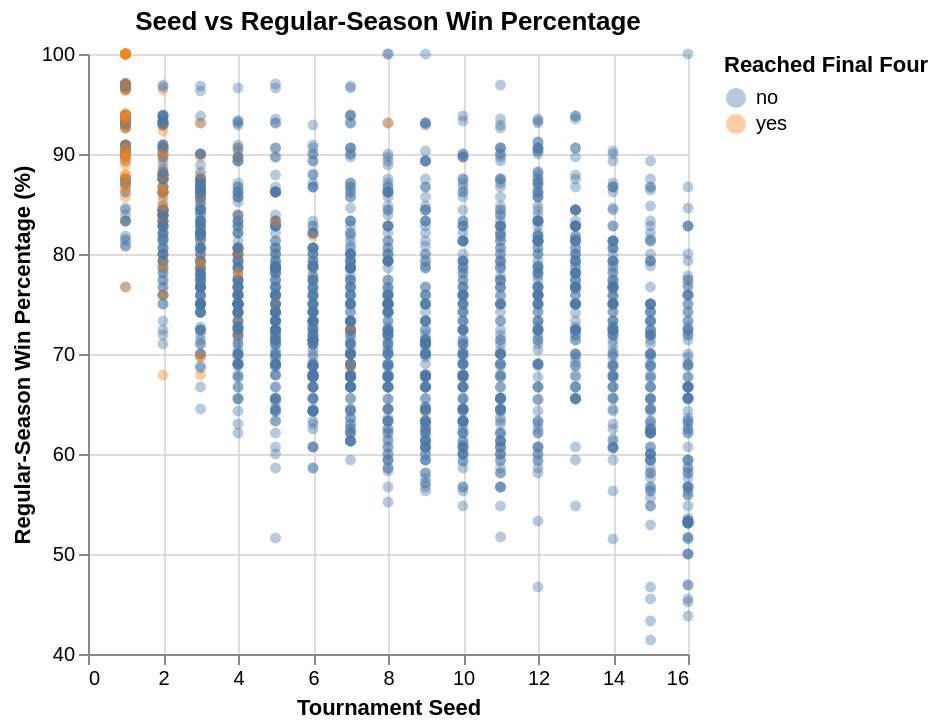

Source (notebook cell):
### Markdown cell above
The plot shows how seed and regular-season win percentages are related to each other and to being apart of the Final Four. On the plot, Final Four teams are clustered in the top-left. These are the low seeds with high win percentages, information which can be utilized for a classifier.

### Code cell
scatter = alt.Chart(
    march_madness,
    title="Seed vs Regular-Season Win Percentage"
).mark_circle(opacity=0.4).encode(
    x = alt.X("seed").title("Tournament Seed"),
    y = alt.Y("reg_wins_pct").scale(zero=False).title("Regular-Season Win Percentage (%)"),
    color = alt.Color("final_four").title("Reached Final Four")
).properties(width=300)
scatter

### Figure 1 — Vega-Lite specification as saved in the notebook (floating-point values rounded to 4 significant figures; data arrays with more than 128 entries replaced by an {"elided": "..."} marker saying what was removed)
{"config": {"view": {"continuousWidth": 300, "continuousHeight": 300}}, "data": {"name": "data-a1e59a72e69d3be494a22e1662e06158"}, "mark": {"type": "circle", "opacity": 0.4}, "encoding": {"color": {"field": "final_four", "title": "Reached Final Four", "type": "nominal"}, "x": {"field": "seed", "title": "Tournament Seed", "type": "quantitative"}, "y": {"field": "reg_wins_pct", "scale": {"zero": false}, "title": "Regular-Season Win Percentage (%)", "type": "quantitative"}}, "title": "Seed vs Regular-Season Win Percentage", "width": 300, "$schema": "https://vega.github.io/schema/vega-lite/v5.20.1.json", "datasets": {"data-a1e59a72e69d3be494a22e1662e06158": {"elided": "2084 records"}}}
